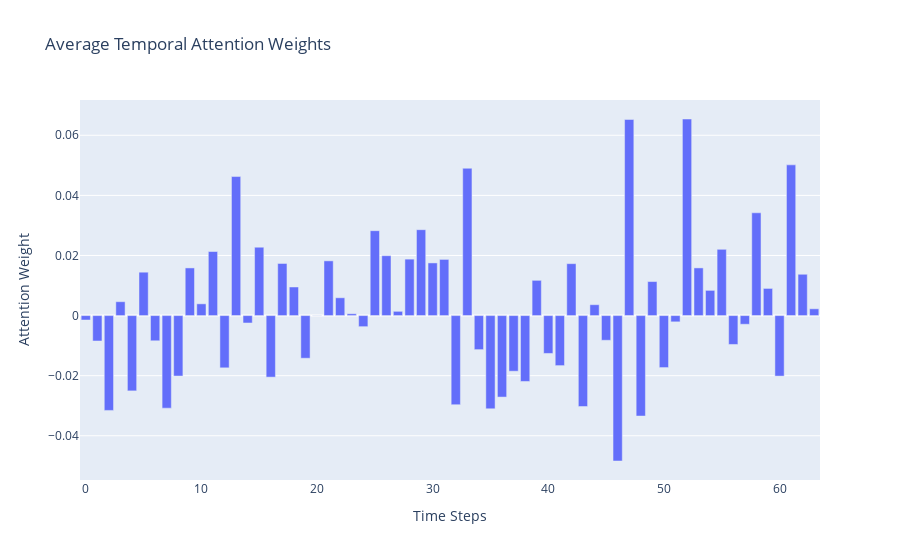
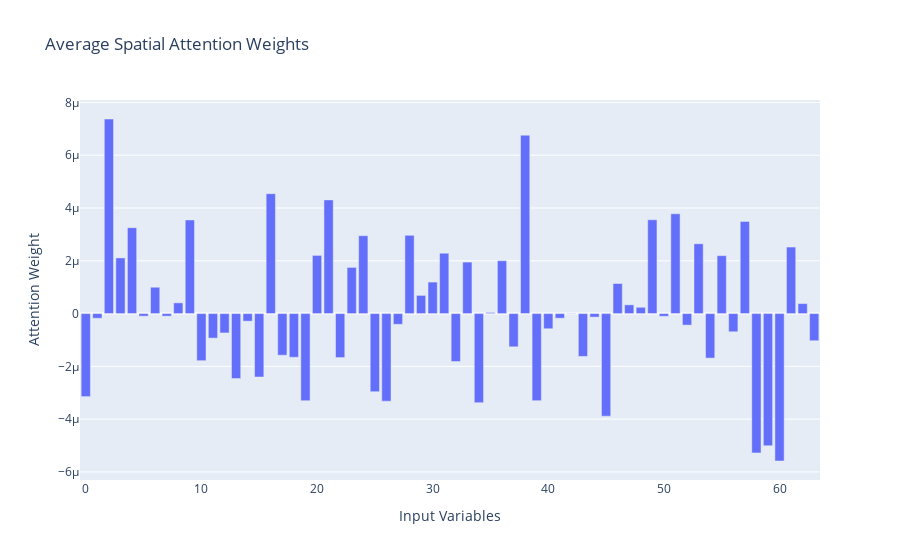

Notebook code cell kept with these figures, in order:
### Code cell
for model_dir in model_dirs: #TODO: This is wrong! Need to modify the model to return the att_weights I want to visulise the attention
    print(f"Best performing model on experiment: {os.path.basename(model_dir)}")
    rows = []
    best_checkpoints = find_best_checkpoints(model_dir, num_best=1)
    for i, (checkpoint, val_loss, params) in enumerate(best_checkpoints):
        # Load model and weights
        model = create_model(params)
        model = load_model_from_checkpoint(model, checkpoint)
        # get the state dictionary of the model
        state_dict = model.state_dict()
        spatial_weights = state_dict
        # access the weights of the SpatialAttention layer
        spatial_weights = state_dict['spatial_attention.attn.weight']
        temporal_weights = state_dict['temporal_attention.attn.weight']
        plot_attention(temporal_weights, spatial_weights)
    break

### Figure 1 — Plotly figure (JSON) as saved in the notebook; plotly's stock layout.template omitted (floating-point values rounded to 4 significant figures)
{"data": [{"type": "bar", "x": [0, 1, 2, 3, 4, 5, 6, 7, 8, 9, 10, 11, 12, 13, 14, 15, 16, 17, 18, 19, 20, 21, 22, 23, 24, 25, 26, 27, 28, 29, 30, 31, 32, 33, 34, 35, 36, 37, 38, 39, 40, 41, 42, 43, 44, 45, 46, 47, 48, 49, 50, 51, 52, 53, 54, 55, 56, 57, 58, 59, 60, 61, 62, 63], "y": [-0.001481, -0.008457, -0.03156, 0.004619, -0.02506, 0.01444, -0.00839, -0.03081, -0.02012, 0.01586, 0.003912, 0.02131, -0.01739, 0.04626, -0.002463, 0.02274, -0.02049, 0.01734, 0.009512, -0.0142, -3.114e-05, 0.01821, 0.005926, 0.0006003, -0.00369, 0.02825, 0.01993, 0.001412, 0.01879, 0.02859, 0.01752, 0.01869, -0.02966, 0.04903, -0.01133, -0.03104, -0.02712, -0.01852, -0.02193, 0.01173, -0.0126, -0.01665, 0.01728, -0.03027, 0.00362, -0.00822, -0.04839, 0.06526, -0.03344, 0.01132, -0.0173, -0.002087, 0.06542, 0.01587, 0.008389, 0.02205, -0.009611, -0.00289, 0.03421, 0.009038, -0.02014, 0.05016, 0.01375, 0.002257]}], "layout": {"title": {"text": "Average Temporal Attention Weights"}, "xaxis": {"title": {"text": "Time Steps"}}, "yaxis": {"title": {"text": "Attention Weight"}}}}

### Figure 2 — Plotly figure (JSON) as saved in the notebook; plotly's stock layout.template omitted (floating-point values rounded to 4 significant figures)
{"data": [{"type": "bar", "x": [0, 1, 2, 3, 4, 5, 6, 7, 8, 9, 10, 11, 12, 13, 14, 15, 16, 17, 18, 19, 20, 21, 22, 23, 24, 25, 26, 27, 28, 29, 30, 31, 32, 33, 34, 35, 36, 37, 38, 39, 40, 41, 42, 43, 44, 45, 46, 47, 48, 49, 50, 51, 52, 53, 54, 55, 56, 57, 58, 59, 60, 61, 62, 63], "y": [-3.147e-06, -1.776e-07, 7.373e-06, 2.109e-06, 3.257e-06, -9.848e-08, 9.984e-07, -9.808e-08, 4.065e-07, 3.547e-06, -1.785e-06, -9.301e-07, -7.337e-07, -2.461e-06, -2.88e-07, -2.404e-06, 4.543e-06, -1.578e-06, -1.655e-06, -3.301e-06, 2.205e-06, 4.308e-06, -1.668e-06, 1.75e-06, 2.951e-06, -2.961e-06, -3.319e-06, -4.072e-07, 2.966e-06, 6.891e-07, 1.193e-06, 2.287e-06, -1.817e-06, 1.951e-06, -3.376e-06, 4.189e-08, 2.003e-06, -1.26e-06, 6.761e-06, -3.299e-06, -5.754e-07, -1.762e-07, -1.016e-08, -1.624e-06, -1.343e-07, -3.888e-06, 1.139e-06, 3.312e-07, 2.383e-07, 3.555e-06, -1.042e-07, 3.782e-06, -4.374e-07, 2.645e-06, -1.688e-06, 2.194e-06, -6.894e-07, 3.492e-06, -5.28e-06, -5.009e-06, -5.586e-06, 2.521e-06, 3.78e-07, -1.029e-06]}], "layout": {"title": {"text": "Average Spatial Attention Weights"}, "xaxis": {"title": {"text": "Input Variables"}}, "yaxis": {"title": {"text": "Attention Weight"}}}}
